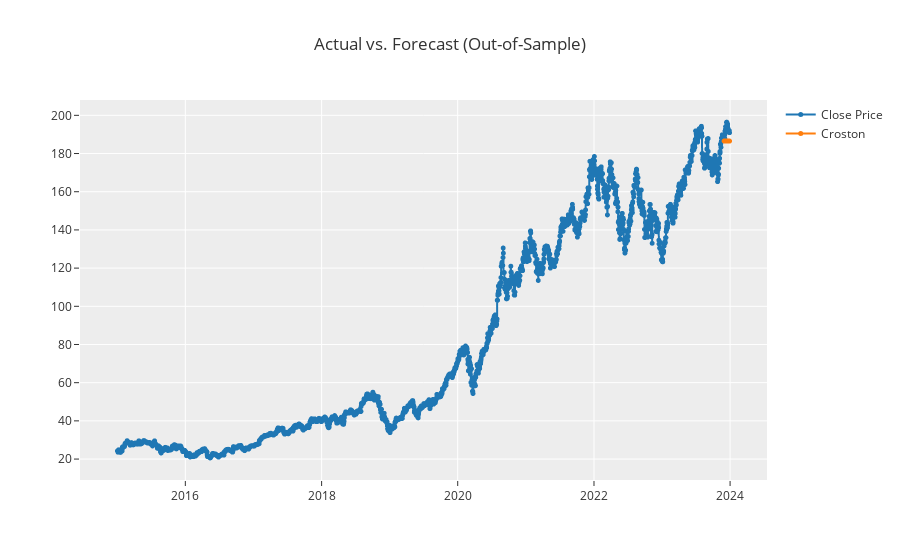

Notebook cell for this chart:
### Code cell
# plot forecast
plot_model(best, plot = 'forecast')

### Figure 1 — Plotly figure (JSON) as saved in the notebook; plotly's stock layout.template omitted (floating-point values rounded to 4 significant figures; data arrays with more than 128 entries replaced by an {"elided": "..."} marker saying what was removed)
{"data": [{"line": {"color": "rgb(31, 119, 180)", "width": 2}, "marker": {"color": "rgb(31, 119, 180)", "size": 5}, "mode": "lines+markers", "name": "Close Price", "type": "scattergl", "x": {"elided": "3284 str values"}, "xaxis": "x", "y": {"elided": "3284 float values"}, "yaxis": "y"}, {"line": {"color": "rgb(255, 127, 14)", "width": 2}, "marker": {"color": "rgb(255, 127, 14)", "size": 5}, "mode": "lines+markers", "name": "Croston", "type": "scattergl", "x": {"elided": "3284 str values"}, "xaxis": "x", "y": {"elided": "3284 float values"}, "yaxis": "y"}], "layout": {"showlegend": true, "title": {"text": "Actual vs. Forecast (Out-of-Sample)"}, "xaxis": {"anchor": "y", "domain": [0, 1]}, "yaxis": {"anchor": "x", "domain": [0, 1]}}}
